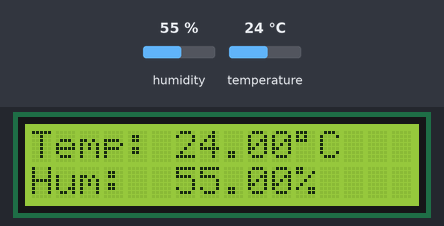
Simulated run of this sketch. Board: Arduino Uno, built with avr-gcc and run on an emulated ATmega328P. Parts: 16×2 character LCD. The test bench sets the inputs (shaded band); at power-on: humidity 55 %, temperature 24 °C. What the sketch prints to the serial monitor is not drawn.

Above: at 3.2 s.
3.3 s: humidity set to 22 %
At 4.7 s:
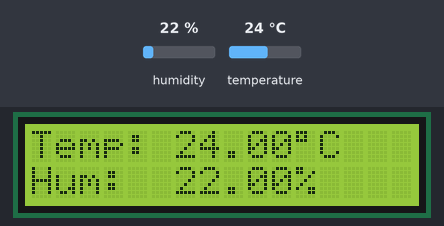
6.0 s: temperature set to 12 °C
At 7.0 s:
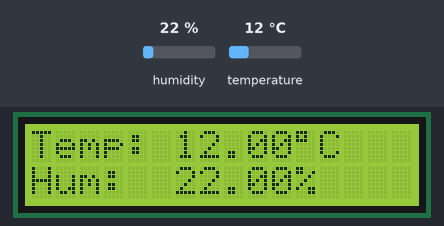
8.7 s: humidity set to 40 %
At 11.5 s:
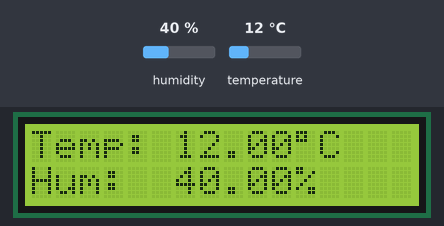
11.8 s: temperature set to 19 °C
At 12.8 s:
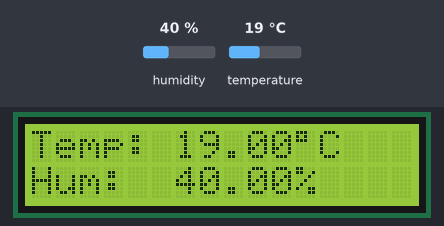
Timing chart, 0 to 14.8 s (numbered marks = the images above; inputs shaded):
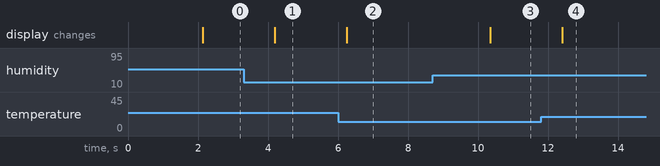

The sketch:

code_weather_monitoring.ino
```cpp
#include <Wire.h>
#include <LiquidCrystal_I2C.h>
#include "DHT.h"

// --------- USER SETUP ---------
// DHT11 sensor
#define DHTPIN 2       // D4 on NodeMCU
#define DHTTYPE DHT11

// I2C LCD setup
// Check your LCD I2C address: usually 0x27 or 0x3F
LiquidCrystal_I2C lcd(0x27, 16, 2);

DHT dht(DHTPIN, DHTTYPE);

void setup() {
  Serial.begin(9600);

  // Initialize DHT11
  dht.begin();

  // Initialize LCD
  lcd.init();
  lcd.backlight();

  lcd.setCursor(0, 0);
  lcd.print("Weather Monitor");
  delay(2000);
  lcd.clear();
}

void loop() {
  // Read humidity and temperature
  float humidity = dht.readHumidity();
  float temperature = dht.readTemperature(); // Celsius

  // Check if reading failed
  if (isnan(humidity) || isnan(temperature)) {
    lcd.setCursor(0, 0);
    lcd.print("Sensor Error!");
    Serial.println("Failed to read from DHT sensor!");
  } else {
    // Print to Serial Monitor
    Serial.print("Temperature: ");
    Serial.print(temperature);
    Serial.print(" °C | Humidity: ");
    Serial.print(humidity);
    Serial.println(" %");

    // Display on LCD
    lcd.setCursor(0, 0);
    lcd.print("Temp: ");
    lcd.print(temperature);
    lcd.print((char)223); // degree symbol
    lcd.print("C  ");

    lcd.setCursor(0, 1);
    lcd.print("Hum:  ");
    lcd.print(humidity);
    lcd.print("%   ");
  }

  delay(2000); // update every 2 seconds
}
```

Measured:
- after the input at 3.3 s, the display: changes after 0.89 s (image 1)
- after the input at 6.0 s, the display: changes after 0.24 s (image 2)
- after the input at 8.7 s, the display: changes after 1.7 s (image 3)
- after the input at 11.8 s, the display: changes after 0.61 s (image 4)
